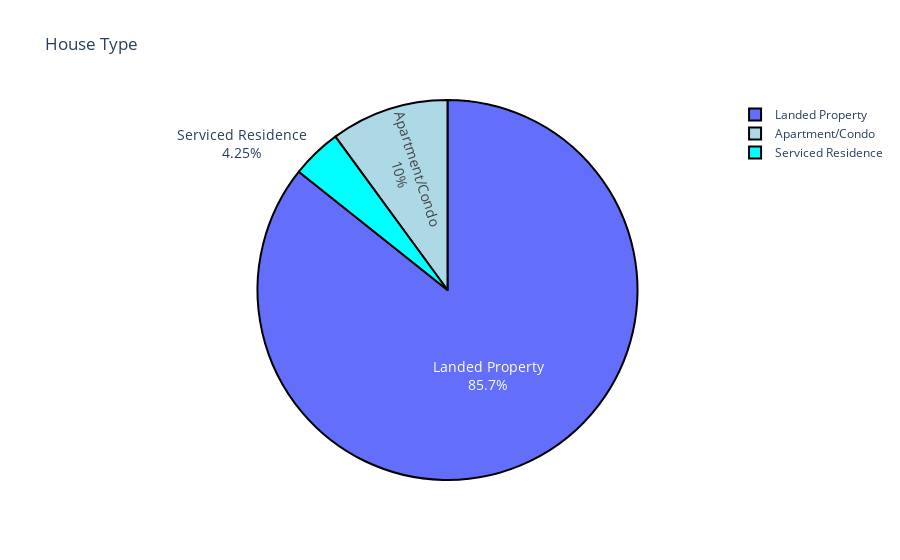

The notebook cell saved with this chart:
### Markdown cell above
# Household Type

### Code cell
import plotly.graph_objects as go
colors = ['lighterblue','lightblue','aqua']

fig = go.Figure(data=[go.Pie(labels=['Landed Property','Apartment/Condo','Serviced Residence'],
                             values=[29021,3403,1440])])
fig.update_traces(hoverinfo='label+percent', textinfo='label+percent', textfont_size=14,
                  marker=dict(colors=colors, line=dict(color='#000000', width=2)))
fig.update_layout(title_text='House Type', showlegend=True)
fig.show()

### Figure 1 — Plotly figure (JSON) as saved in the notebook; plotly's stock layout.template omitted (floating-point values rounded to 4 significant figures)
{"data": [{"hoverinfo": "label+percent", "labels": ["Landed Property", "Apartment/Condo", "Serviced Residence"], "marker": {"colors": ["lighterblue", "lightblue", "aqua"], "line": {"color": "#000000", "width": 2}}, "textfont": {"size": 14}, "textinfo": "label+percent", "type": "pie", "values": [29021, 3403, 1440]}], "layout": {"showlegend": true, "title": {"text": "House Type"}}}
